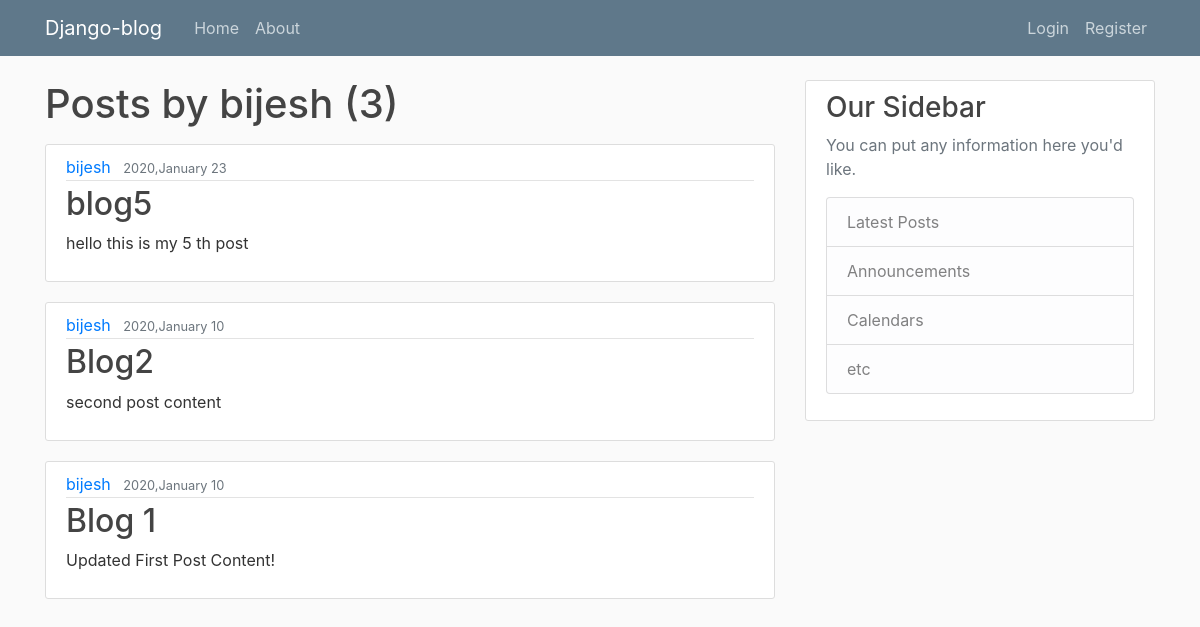
The page /user/bijesh on the database as committed earlier.
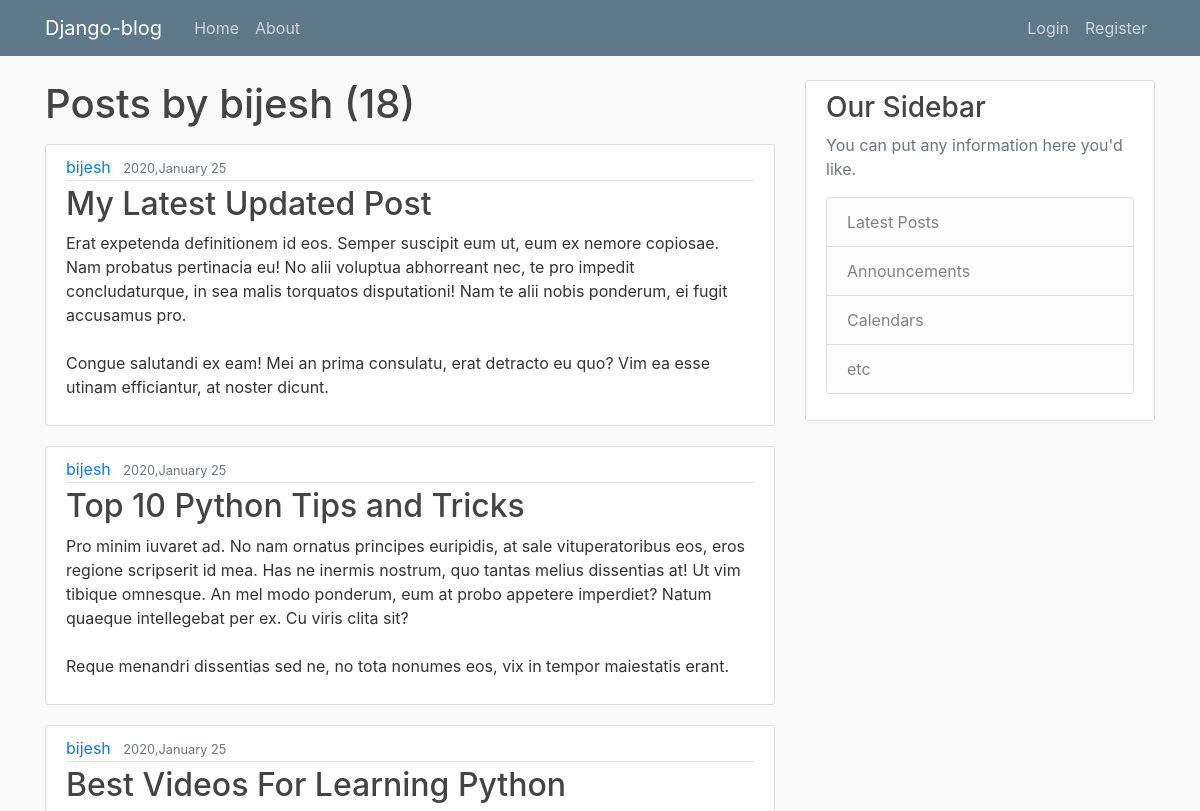
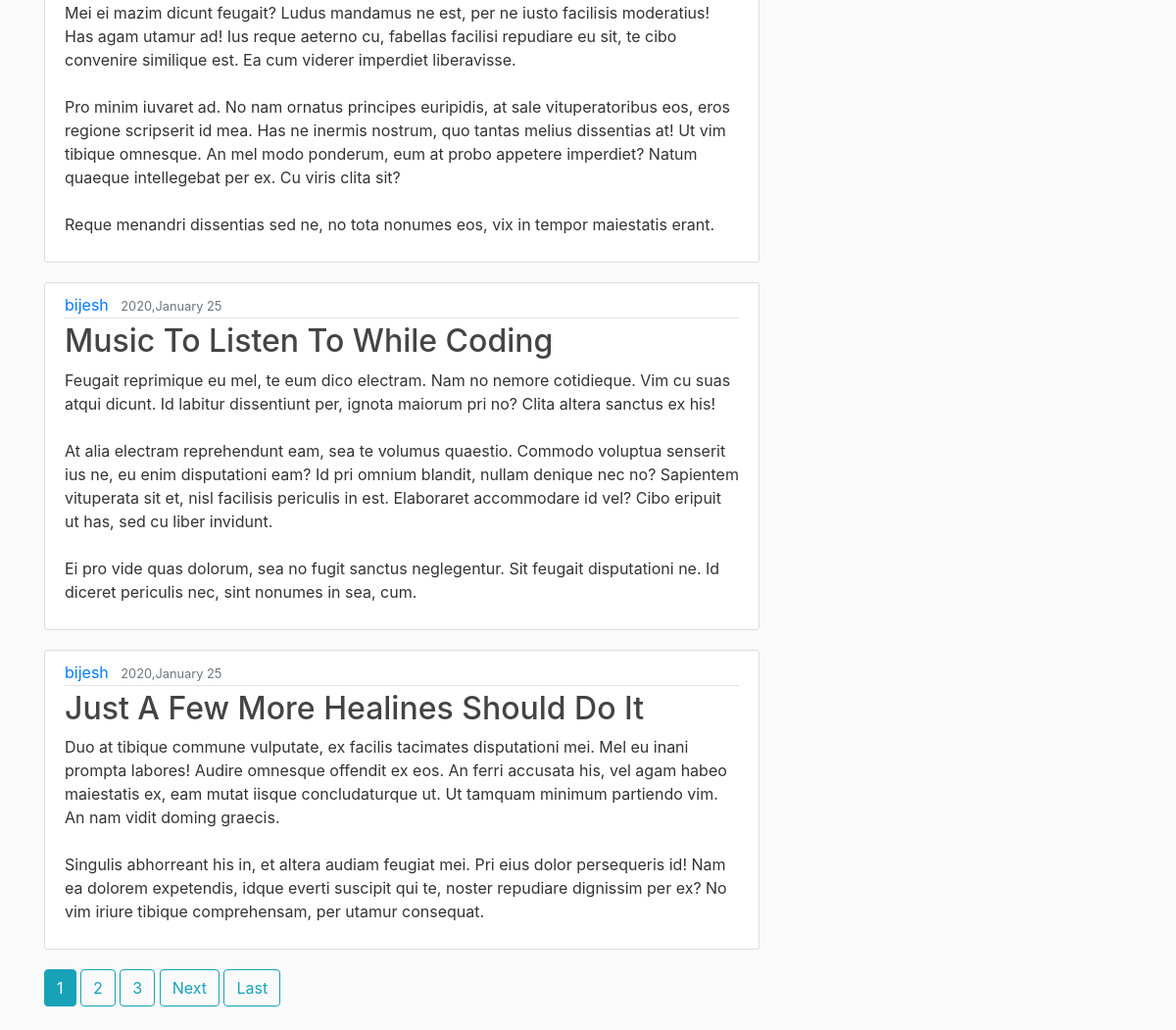
The same page on the database as committed later (2 pictures, top to bottom).
### blog/models.py (models this page shows, shortened)
class Post(models.Model):
    title = models.CharField(max_length=100)
    content = models.TextField()
    date_posted = models.DateTimeField(default=timezone.now)
    author = models.ForeignKey(User, on_delete=models.CASCADE)

### blog/views.py (the view)
# urls.py: path('user/<str:username>', UserPostListView.as_view(), name="user-posts"),
class UserPostListView(ListView):
    model = Post
    template_name = 'blog/user_posts.html' #app_name/<model ko viewtype>.html
    context_object_name = 'posts'
    ordering = ['-date_posted']
    paginate_by = 5
    def get_queryset(self):
        user = get_object_or_404(User, username=self.kwargs.get('username'))
        return Post.objects.filter(author=user).order_by('-date_posted')

### blog/templates/blog/user_posts.html (shortened to what this page needs)
{% extends "blog/base.html" %}
{% block content%}
    <h1 class="mb-3" >Posts by {{ view.kwargs.username }} ({{ page_obj.paginator.count}})</h1>
    {% for post in posts %}
    <article class="media content-section">
        <div class="media-body">
            <div class="article-metadata">
                <a class="mr-2" href="{% url 'user-posts' post.author.username %}">{{ post.author }}</a>
                <small class="text-muted">{{ post.date_posted|date:"Y,F d" }}</small>
            </div>
            <h2><a class="article-title" href="{% url 'post-detail' post.id %}">{{ post.title }}</a></h2>
            <p class="article-content">{{ post.content }}</p>
        </div>
    </article>
    {% endfor %}
    {% if is_paginated %}
        {% for num in page_obj.paginator.page_range %}
            {% if page_obj.number == num %}
                <a class="btn btn-info mb-4" href="?page={{ num }}">{{ num }}</a>
            {% elif num > page_obj.number|add:'-3' and num < page_obj.number|add:'3' %}
                <a class="btn btn-outline-info mb-4" href="?page={{ num }}">{{ num }}</a>
            {% endif %}
        {% endfor %}
    {% if page_obj.has_next %}
        <a class="btn btn-outline-info mb-4" href="?page={{ page_obj.next_page_number }}">Next</a>
        <a class="btn btn-outline-info mb-4" href="?page={{ page_obj.paginator.num_pages }}">Last</a>
    {% endif %}
{% endif %}
{% endblock content %}

Rows that differ between the two databases and show on the page:
no longer on this page (row unchanged): Post: author "bijesh", date_posted "2020,January 23", title "blog5", content "hello this is my 5 th post"
no longer on this page (row unchanged): Post: author "bijesh", date_posted "2020,January 10", title "Blog2", content "second post content"
no longer on this page (row unchanged): Post: author "bijesh", date_posted "2020,January 10", title "Blog 1", content "Updated First Post Content!"
added Post: author "bijesh", date_posted "2020,January 25", title "My Latest Updated Post", content "Erat expetenda definitionem id eos. Semper suscipit eum ut, eum ex nemore copiosae. Nam probatus pertinacia eu! No alii voluptua abhorreant nec, te pro impedit concludaturque, in sea malis torquatos disputationi! Nam te alii nobis ponderum, ei fugit accusamus pro. Congue salutandi ex eam! Mei an prima consulatu, erat detracto eu quo? Vim ea esse utinam efficiantur, at noster dicunt."
added Post: author "bijesh", date_posted "2020,January 25", title "Top 10 Python Tips and Tricks", content "Pro minim iuvaret ad. No nam ornatus principes euripidis, at sale vituperatoribus eos, eros regione scripserit id mea. Has ne inermis nostrum, quo tantas melius dissentias at! Ut vim tibique omnesque. An mel modo ponderum, eum at probo appetere imperdiet? Natum quaeque intellegebat per ex. Cu viris clita sit? Reque menandri dissentias sed ne, no tota nonumes eos, vix in tempor maiestatis erant."
added Post: author "bijesh", date_posted "2020,January 25", title "Best Videos For Learning Python", content "Mei ei mazim dicunt feugait? Ludus mandamus ne est, per ne iusto facilisis moderatius! Has agam utamur ad! Ius reque aeterno cu, fabellas facilisi repudiare eu sit, te cibo convenire similique est. Ea cum viderer imperdiet liberavisse. Pro minim iuvaret ad. No nam ornatus principes euripidis, at sale vituperatoribus eos, eros regione scripserit id mea. Has ne inermis nostrum, quo tantas melius dissentias at! Ut vim tibique omnesque. An mel modo ponderum, eum at probo appetere imperdiet? Natum quaeque intellegebat per ex. Cu viris clita sit? Reque menandri dissentias sed ne, no tota nonumes eos, vix in tempor maiestatis erant."
added Post: author "bijesh", date_posted "2020,January 25", title "Music To Listen To While Coding", content "Feugait reprimique eu mel, te eum dico electram. Nam no nemore cotidieque. Vim cu suas atqui dicunt. Id labitur dissentiunt per, ignota maiorum pri no? Clita altera sanctus ex his! At alia electram reprehendunt eam, sea te volumus quaestio. Commodo voluptua senserit ius ne, eu enim disputationi eam? Id pri omnium blandit, nullam denique nec no? Sapientem vituperata sit et, nisl facilisis periculis in est. Elaboraret accommodare id vel? Cibo eripuit ut has, sed cu liber invidunt. Ei pro vide quas dolorum, sea no fugit sanctus neglegentur. Sit feugait disputationi ne. Id diceret periculis nec, sint nonumes in sea, cum."
added Post: author "bijesh", date_posted "2020,January 25", title "Just A Few More Healines Should Do It", content "Duo at tibique commune vulputate, ex facilis tacimates disputationi mei. Mel eu inani prompta labores! Audire omnesque offendit ex eos. An ferri accusata his, vel agam habeo maiestatis ex, eam mutat iisque concludaturque ut. Ut tamquam minimum partiendo vim. An nam vidit doming graecis. Singulis abhorreant his in, et altera audiam feugiat mei. Pri eius dolor persequeris id! Nam ea dolorem expetendis, idque everti suscipit qui te, noster repudiare dignissim per ex? No vim iriure tibique comprehensam, per utamur consequat."
Other text that changed with them:
{{ page_obj.paginator.count }}: "3" → "18"
new list line: "1"
new list line: "2"
new list line: "3"
text now shown: "Next Last"
